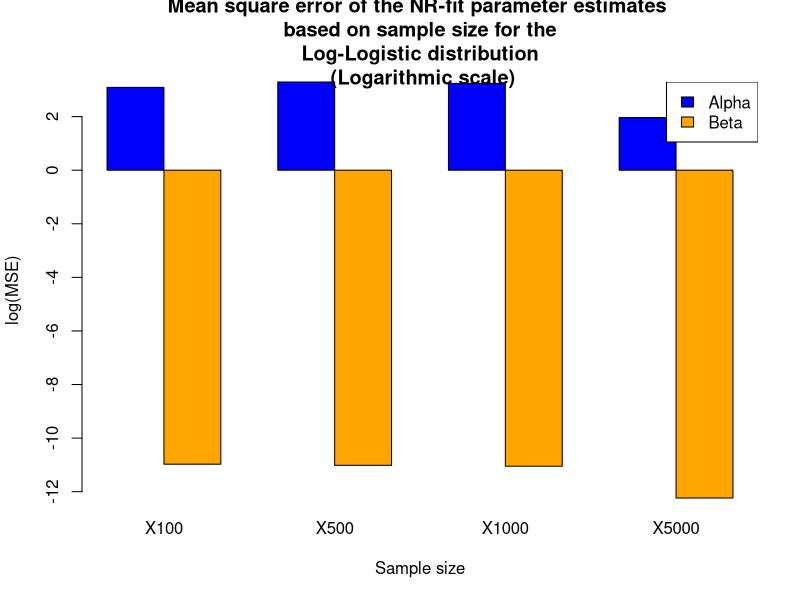
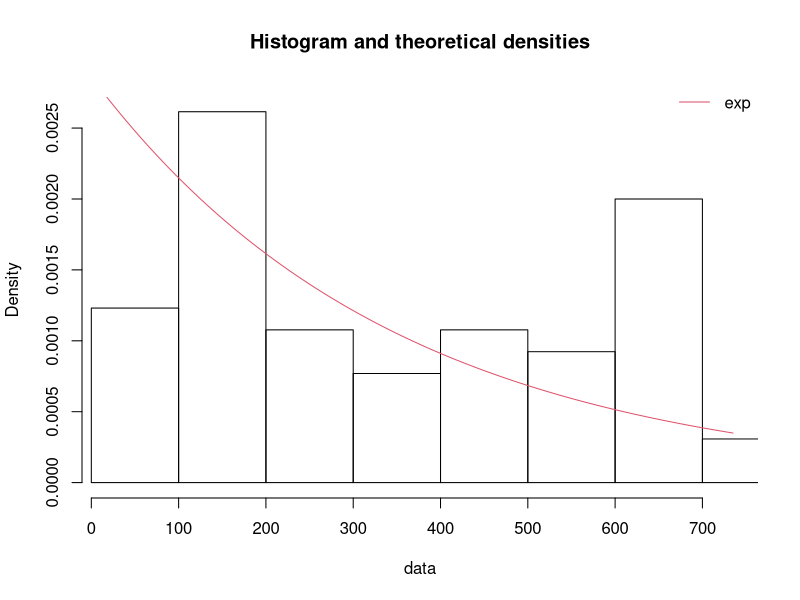
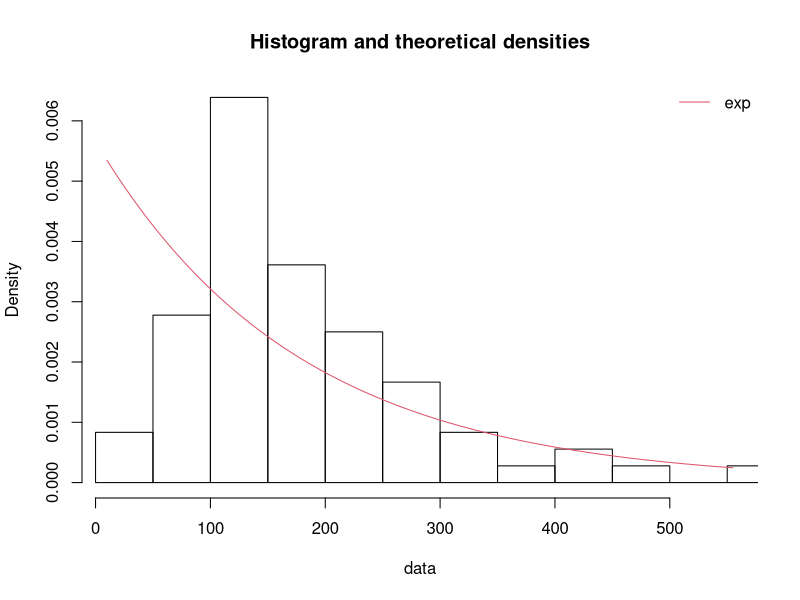

Reproduce these figures in R, in order. (Note: this script raises an error after producing the figures.)
## ---- chunk 1
library(fitdistrplus)
gpigs <- read.table("surv.gpigs.txt", header = T, sep = ";")
gpigs.noncensored <- gpigs[gpigs$censored == 0,]
gpigs.mc <- gpigs.noncensored$lifetime[gpigs.noncensored$regime == "M_C"]
gpigs.mc.with_censored <- gpigs$lifetime[gpigs$regime == "M_C"]
gpigs.m43 <- gpigs.noncensored$lifetime[gpigs.noncensored$regime == "M_4.3"]


## ---- chunk 2
score_alpha <- function(x, alpha, beta) {
  n <- length(x)
  score <- -((n * beta) / alpha) + 2 * sum((beta / x) * ((x / alpha)^(beta - 1)) / (1 + (x / alpha)^beta))
  return(score)
}

score_beta <- function(x, alpha, beta) {
  n <- length(x)
  score <- (n / beta) - (n * log(alpha)) + sum(log(x)) + 2 * sum(((x / alpha)^beta) * log(x / alpha) / (1 + (x / alpha)^beta))
  return(score)
}

loglogistic_hessian <- function(x, n, alpha, beta) {
  hessian <- matrix(0, nrow = 2, ncol = 2)
  xi <- x
  hessian[1, 1] <- (n * beta / alpha^2) - (2 * sum((beta^2 / xi^2) * ((xi / alpha)^(beta - 1)) / ((1 + (xi / alpha)^beta)^2)))
  hessian[2, 2] <- -(n / beta^2) - (2 * sum(- (xi^beta * log(xi / alpha)) / ((1 + (xi / alpha)^beta)^2)))
  hessian[2, 1] <- -(n / alpha) + (2 * sum((2 * xi^beta * log(xi / alpha)) / ((1 + (xi / alpha)^beta)^2)))
  hessian[1, 2] <- sum((2 * xi^beta * log(xi / alpha)) / ((1 + (xi / alpha)^beta)^2))
  return(hessian)
}


NR_fit_LogLogistic_hessian <- function(x, params_0, eps = 0.00001)
{
  params <- params_0
  n <- length(x)
  
  sumlogx <- sum(log(x))
  
  diff <- Inf
  alpha <- params_0[1]
  beta <- params_0[2]
  
  while (diff > eps)
  {
    params.old <- params
    # Gradient vector
    s <- c(score_alpha(x, alpha, beta), score_beta(x, alpha, beta))
    
    # Calculate Hessian matrix
    H <- loglogistic_hessian(x, n, alpha, beta)
    
    # Update parametres using hessian matrix
    params <- params - solve(H) %*% s
    alpha <- params[1]
    beta <- params[2]
    
    diff <- abs(sum(params - params.old))
  }
  
  list(params = params, H = H)
}

NR_fit_LogLogistic_hessian(gpigs.m43, c(153, 3))
## ---- chunk 3

res <- read.table("mc_res_with_censoring_1k_iterations_452_2.csv",header=T)
res
## ---- chunk 4

rloglogis <- function(n, alpha, beta) {
  u <- runif(n)  # Generate n random numbers from a uniform distribution
  
  x <- alpha * ((1 / u - 1)^(-1 / beta))  # Transform the uniform random numbers using the inverse CDF
  
  return(x)
}

set.seed(42)
#####################################
# some values needed for later
n_values <- c(100, 500, 1000, 5000, 10000) # sample sizes
I <- 1000 # no. of iterations
alpha0 <- 452.6
beta0 <- 2.2
#####################################
# censoring function, for a given quantile sets the max value and censors everything above
censor <- function(x, p = 0.9) {
  # for example the top 10% is everything above the 0.9 quantile
  top_ten <- quantile(x, p)
  res = x
  # censor that shit
  res[x > top_ten] = top_ten
  return(res)
}
#####################################
# the montecarlo iteration for a given sample size
mc <- function(n, I, alpha0, beta0) {
  # initialise the matrices that will track the estimates throughout the iterations
  est <- matrix(nrow = 0, ncol = 2)
  # iterate
  for (i in 1:I) {
    print(c(i, I))
    # create random data set that follows a log-logistic distribution with the given parametres
    dat <- rloglogis(n, alpha0, beta0)
    # censor the top 10%
    dat_censored <- censor(dat)
    est_temp <- NR_fit_LogLogistic_hessian(dat_censored, c(alpha0, beta0), 0.0001)$params
    est <- rbind(est, c(est_temp[1,1], est_temp[2,1]))
  }
  return(c(mean((est[,1] - alpha0)^2), mean((est[,2] - beta0)^2)))
}
# test_mc <- mc(100, I, alpha0, beta0)
#####################################
# here we iterated through different sample sizes but it took several hours
# so we saved ther esult as a csv and load it for the graph and for knitting this
#
# res <- matrix(nrow = 2, ncol = 0)
# for (i in 1:length(n_values)) {
#   res <- cbind(res, mc(n_values[i], I, alpha0, beta0))
# }
# colnames(res) <- n_values[1:4]
# write.table(res, "mc_res_with_censoring_1k_iterations_452_2.csv")
#####################################
res <- as.matrix(read.table("mc_res_with_censoring_1k_iterations_452_2.csv",header=T))

barplot(log(res),
        col = c("blue", "orange"),
        beside = TRUE,
        main = "Mean square error of the NR-fit parameter estimates \n based on sample size for the \n Log-Logistic distribution \n (Logarithmic scale)", xlab = "Sample size", ylab = "log(MSE)")


legend("topright",
       legend = c("Alpha", "Beta"),
       fill = c("blue", "orange"))
## ---- chunk 5
summary(gpigs.mc.with_censored)
## ---- chunk 6
summary(gpigs.m43)
## ---- chunk 7
fe <- fitdist(gpigs.mc, "exp")
fe$estimate
## ---- chunk 8
denscomp(list(fe))
## ---- chunk 9
fe <- fitdist(gpigs.m43, "exp") 
fe$estimate
## ---- chunk 10
denscomp(list(fe))
## ---- chunk 11
dloglogis <- function(x, alpha, beta) {
  res <- (beta/alpha) * (x/alpha)^(beta-1)*(1+(x/alpha)^beta)^-2
  return(res)
}
ploglogis <- function(q, alpha, beta) {
  res <- 1 / (1 + (q/alpha)^beta)
  return(res)
}
qloglogis <- function(p, alpha, beta) {
  res <- alpha * ((1/p) - 1)^(1/beta)
  return(res)
}
## ---- chunk 12
# MC regime (without censored data for the moment)
fll <- fitdist(gpigs.mc, "loglogis", method = "mle", start=list(alpha=10, beta=5))
fll$estimate
## ---- chunk 13
denscomp(list(fll), main = "MC regime")
## ---- chunk 14
# M4.3 regime
fll <- fitdist(gpigs.noncensored$lifetime[gpigs.noncensored$regime == "M_4.3"], "loglogis", method = "mle", start=list(alpha=10, beta=5))
fll$estimate
## ---- chunk 15
denscomp(list(fll), main = "M4.3 regime")
## ---- chunk 16
fw <- fitdist(gpigs.mc, "weibull")
fg <- fitdist(gpigs.mc, "gamma") 
fln <- fitdist(gpigs.mc, "lnorm") 
plot.legend <- c("Weibull", "lognormal", "gamma")
denscomp(list(fw, fln, fg), legendtext = plot.legend) 
## ---- chunk 17
qqcomp(list(fw, fln, fg), legendtext = plot.legend) 
## ---- chunk 18
cdfcomp(list(fw, fln, fg), legendtext = plot.legend) 
## ---- chunk 19
ppcomp(list(fw, fln, fg), legendtext = plot.legend)
## ---- chunk 20
fw <- fitdist(gpigs.m43, "weibull")
fg <- fitdist(gpigs.m43, "gamma") 
fln <- fitdist(gpigs.m43, "lnorm") 
plot.legend <- c("Weibull", "lognormal", "gamma")
denscomp(list(fw, fln, fg), legendtext = plot.legend) 
## ---- chunk 21
qqcomp(list(fw, fln, fg), legendtext = plot.legend) 
## ---- chunk 22
cdfcomp(list(fw, fln, fg), legendtext = plot.legend) 
## ---- chunk 23
ppcomp(list(fw, fln, fg), legendtext = plot.legend)
## ---- chunk 24
fw$estimate
## ---- chunk 25
fg$estimate
## ---- chunk 26
fln$estimate
## ---- chunk 27

loglogis <- function(x, alpha, beta) {
  res <- (beta/alpha) * (x/alpha)^(beta-1)*(1+(x/alpha)^beta)^-2
  return(res)
}
# and our data
data <- data.frame(x = gpigs$lifetime,
                   delta = gpigs$censored)
lifetimes <- gpigs$lifetime
# Function to calculate the statistic 
calculate_statistic <- function(fitdist) {
  fit_R = fitdist(data = lifetimes, distr = "loglogis", method = "mle", start=list(alpha=10, beta=5))
  return(fit_R)
}
fit_R = fitdist(data = lifetimes, distr = "loglogis", method = "mle", start=list(alpha=10, beta=5))

# Parameters
B <- 1000  # Number of bootstrap iterations
bootstrap_samples <- vector("numeric", B)

# Perform bootstrap iterations
for (i in 1:B) {
  # Randomly sample with replacement the pairs (xi, delta_i)
  bootstrap_sample <- data[sample(nrow(data), replace = TRUE), ]
  
  # Perform the desired analysis or calculation on the bootstrap sample
  bootstrap_statistic <- calculate_statistic(bootstrap_sample)
  
  # Store the result in the list of bootstrap samples
  bootstrap_samples[i] <- bootstrap_statistic
}

#display the results
npboot_CI = bootdist(fit_R ,bootmethod = "nonparam",niter = B)
summary(npboot_CI)
    
## ---- chunk 28
fw <- fitdist(gpigs.mc, "weibull")
fg <- fitdist(gpigs.mc, "gamma") 
fln <- fitdist(gpigs.mc, "lnorm") 
fe <- fitdist(gpigs.mc, "exp") 
fll <- fitdist(gpigs.mc, "loglogis", method = "mle", start=list(alpha=10, beta=5))

model_list <- list(fe, fll, fw, fg, fln)

# Noms des modèles
model_names <- c("exp", "loglogis", "weibull", "gamma","lnorm")

# Évaluer la qualité d'ajustement avec gofstat()
gof_stats <- gofstat(model_list, fitnames = model_names)

# Afficher les résultats
print(gof_stats)

## ---- chunk 29

fw <- fitdist(gpigs.m43, "weibull")
fg <- fitdist(gpigs.m43, "gamma") 
fln <- fitdist(gpigs.m43, "lnorm") 
fe <- fitdist(gpigs.m43, "exp") 
fll <- fitdist(gpigs.m43, "loglogis", method = "mle", start=list(alpha=10, beta=5))

model_list <- list(fe, fll, fw, fg, fln)

# Noms des modèles
model_names <- c("exp", "loglogis", "weibull", "gamma","lnorm")

# Évaluer la qualité d'ajustement avec gofstat()
gof_stats <- gofstat(model_list, fitnames = model_names)

# Afficher les résultats
print(gof_stats)
